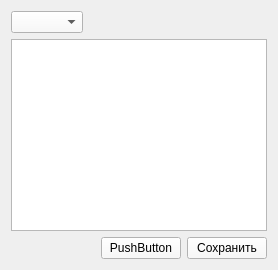
        <widget class="QWidget" name="tab_5">
         <attribute name="title">
          <string>Ред. БД</string>
         </attribute>
         <layout class="QVBoxLayout" name="verticalLayout_15">
          <item>
           <layout class="QVBoxLayout" name="verticalLayout_14">
            <item>
             <layout class="QHBoxLayout" name="horizontalLayout_12">
              <item>
               <widget class="QComboBox" name="comboBox_3">
                <property name="styleSheet">
                 <string notr="true">background-color: rgb(249, 249, 249)</string>
                </property>
               </widget>
              </item>
              <item>
               <spacer name="horizontalSpacer_11">
                <property name="orientation">
                 <enum>Qt::Horizontal</enum>
                </property>
                <property name="sizeHint" stdset="0">
                 <size>
                  <width>40</width>
                  <height>20</height>
                 </size>
                </property>
               </spacer>
              </item>
             </layout>
            </item>
            <item>
             <widget class="QTableWidget" name="tableWidget_6"/>
            </item>
            <item>
             <layout class="QHBoxLayout" name="horizontalLayout_13">
              <item>
               <spacer name="horizontalSpacer_13">
                <property name="orientation">
                 <enum>Qt::Horizontal</enum>
                </property>
                <property name="sizeHint" stdset="0">
                 <size>
                  <width>40</width>
                  <height>20</height>
                 </size>
                </property>
               </spacer>
              </item>
              <item>
               <widget class="QPushButton" name="pushButton_7">
                <property name="styleSheet">
                 <string notr="true">background-color: rgb(249, 249, 249)</string>
                </property>
                <property name="text">
                 <string>PushButton</string>
                </property>
               </widget>
              </item>
              <item>
               <widget class="QPushButton" name="pushButton_8">
                <property name="styleSheet">
                 <string notr="true">background-color: rgb(249, 249, 249)</string>
                </property>
                <property name="text">
                 <string>Сохранить</string>
                </property>
               </widget>
              </item>
             </layout>
            </item>
           </layout>
          </item>
         </layout>
        </widget>
